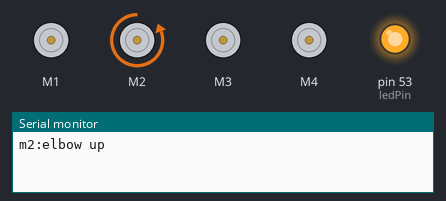
This sketch was run on a simulated Arduino Mega 2560, built with avr-gcc and run on an emulated ATmega2560. Shown: 4 × DC motor (green arrow = forward, orange = backward, longer = faster), output pins drawn as LEDs (lit = HIGH), the last lines printed to the serial monitor.

Above: at 0.1 s.
At 2.2 s:
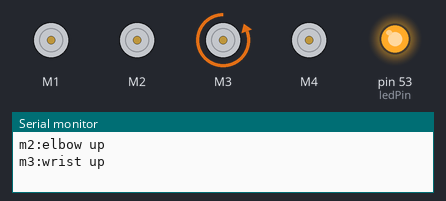
At 5.3 s:
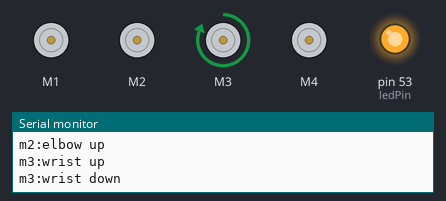
At 10.5 s:
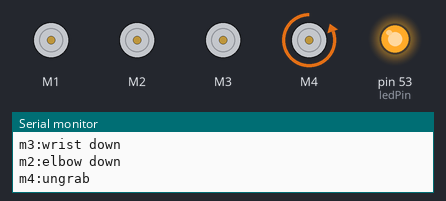
At 13.7 s:
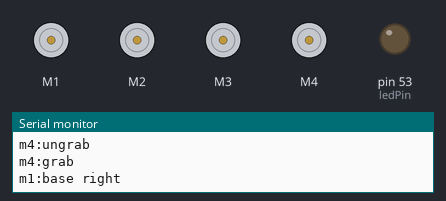
At 37.1 s:
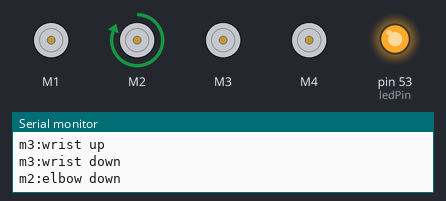
Timing chart, 0 to 40.0 s (numbered marks = the images above):
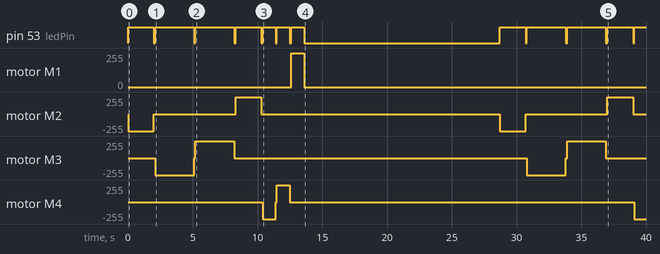

The sketch:

Robot_Demo2.ino
```cpp
/* ==================================================================
Robot Project Main:
Robot_Demo2.ino edited by Sophie Robertson | 9/28/2023
=====================================================================
Code will grab, pick up wrist, pick up elbow, move to the right
then put down elbow, put down wrist, and release. delay 10s. (repeat 5x)

Then, code will grab and move left 5 times to reset to beginning. delay 10s.
=====================================================================
When a motor is moving, LED on (1s at a time)
When a motor is targeting 0 (stopping), LED off (0.1s may be too fast)
=====================================================================*/
#include <AFMotor.h> // https://learn.adafruit.com/adafruit-motor-shield/af-dcmotor-class
AF_DCMotor base(1, MOTOR12_1KHZ); //m1: base
AF_DCMotor elbow(2, MOTOR12_1KHZ); //m2: elbow
AF_DCMotor wrist(3, MOTOR34_1KHZ); //m3: wrist
AF_DCMotor grabber(4, MOTOR34_1KHZ); //m4: grab

const int ledPin = 53; // the number of the LED pin

void baseR(int delayTime) {
  Serial.println("m1:base right"); base.setSpeed(255);
  base.run(FORWARD); digitalWrite(ledPin,HIGH); delay(delayTime);
  base.setSpeed(0); digitalWrite(ledPin,LOW); delay(100);
}
void baseL(int delayTime) {
  Serial.println("m1:base left"); base.setSpeed(255);
  base.run(BACKWARD); digitalWrite(ledPin,HIGH); delay(delayTime);
  base.setSpeed(0); digitalWrite(ledPin,LOW); delay(100);
}
void elbowU(int delayTime) {
  Serial.println("m2:elbow up"); elbow.setSpeed(255);
  elbow.run(BACKWARD); digitalWrite(ledPin,HIGH); delay(delayTime);
  elbow.setSpeed(0); digitalWrite(ledPin,LOW); delay(100);
}
void elbowD(int delayTime) {
  Serial.println("m2:elbow down"); elbow.setSpeed(255);
  elbow.run(FORWARD); digitalWrite(ledPin,HIGH); delay(delayTime);
  elbow.setSpeed(0); digitalWrite(ledPin,LOW); delay(100);
}
void wristU(int delayTime) {
  Serial.println("m3:wrist up"); wrist.setSpeed(255);
  wrist.run(BACKWARD); digitalWrite(ledPin,HIGH); delay(delayTime);  //takes 8s for full movement i think?
  wrist.setSpeed(0); digitalWrite(ledPin,LOW); delay(100);
}
void wristD(int delayTime) {
  Serial.println("m3:wrist down"); wrist.setSpeed(255);
  wrist.run(FORWARD); digitalWrite(ledPin,HIGH); delay(delayTime);  //takes 8s for full movement i think?
  wrist.setSpeed(0); digitalWrite(ledPin,LOW); delay(100);
}
void grab(int delayTime) {
  Serial.println("m4:grab"); grabber.setSpeed(255);
  grabber.run(FORWARD); digitalWrite(ledPin,HIGH); delay(delayTime);
  grabber.setSpeed(0); digitalWrite(ledPin,LOW); delay(100);
}
void ungrab(int delayTime) {
  Serial.println("m4:ungrab"); grabber.setSpeed(255);
  grabber.run(BACKWARD); digitalWrite(ledPin,HIGH); delay(delayTime);
  grabber.setSpeed(0); digitalWrite(ledPin,LOW); delay(100);
}
void setup() { // put your setup code here, to run once:
  Serial.begin(38400);
  pinMode(ledPin,OUTPUT); // initialize the LED pin as an output:
  base.setSpeed(255);
  elbow.setSpeed(255);
  wrist.setSpeed(255);
  grabber.setSpeed(255);
}
void loop() { // put your main code here, to run repeatedly:
  //start at down ungrabbed pointing left
  for (int i=0;i<5;i++) {
    //move elbow up (2s)
    elbowU(2000);
    //move wrist up/down
    wristU(3000);
    wristD(3000);
    //move elbow down
    elbowD(2000);
    //try 4th motor
    ungrab(1000);
    grab(1000);
    //move base R (1s)
    baseR(1000);
    delay(15000); //wait 15s for user to mark block
  }
  //move base L 5s (back to start)
  //i know i can do delay(5000), but i want to move same as forward & see if that makes it go back exactly/consistent
  for (int j=0;j<5;j++) {
    baseL(1000);
  }
  delay(10000);
}
```

Measured:
- by itself, pin 53 (ledPin): LOW → HIGH at 0.00 s, → LOW 2.0 s later, → HIGH 0.10 s later, → LOW 3.0 s later, … (23 changes in this stretch)
- by itself, motor M1: stopped → forward 255/255 at 12.6 s, → stopped 1.0 s later
- by itself, motor M2: stopped → backward 255/255 at 0.00 s, → stopped 2.0 s later, → forward 255/255 6.3 s later, → stopped 2.0 s later, … (8 changes in this stretch)
- by itself, motor M3: stopped → backward 255/255 at 2.1 s, → stopped 3.0 s later, → forward 255/255 0.10 s later, → stopped 3.0 s later, … (8 changes in this stretch)
